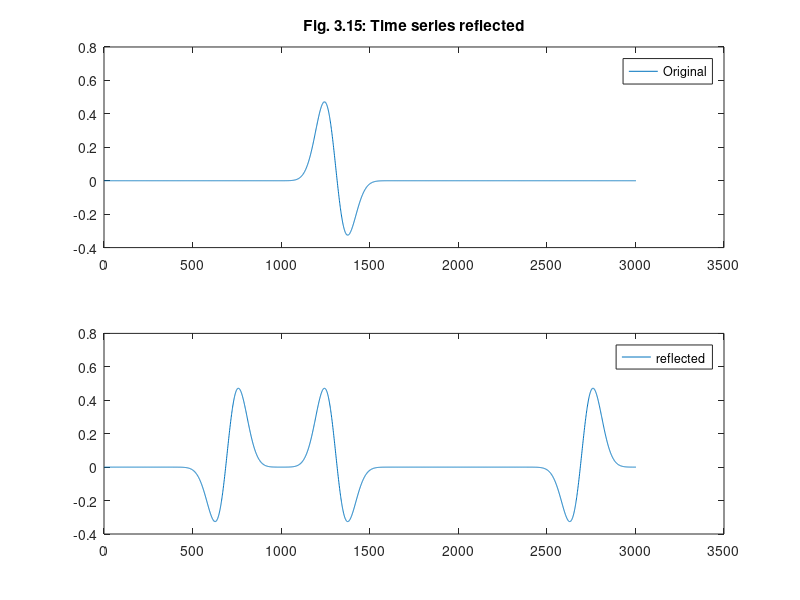

Recreate this plot in MATLAB.
t=0:.01:10;

x=sin(t).*exp((-(t-3).^2));
original=[zeros(size(t)), x, zeros(size(t))];
         
xflip = x(end:-1:1);
reflectedX = [xflip x xflip];

subplot(211), plot(original), legend("Original");
title("Fig. 3.15: Time series reflected");

subplot(212), plot(reflectedX), legend("reflected")
  
